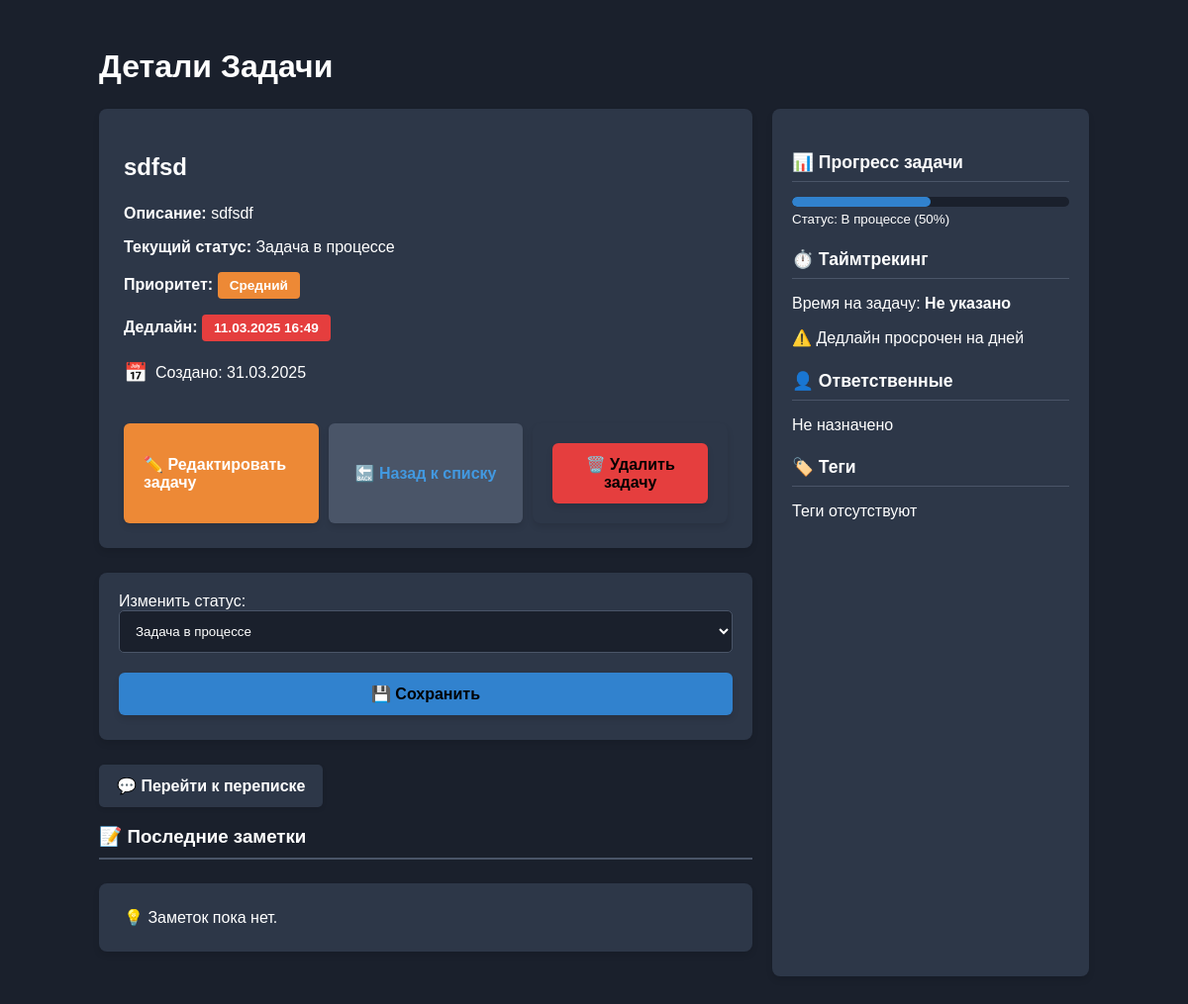
Page /task-details/69/ (signed in) on the committed database.
### crm/models.py (models this page shows, shortened)
class Task(models.Model):
    TASK_CHOICES = [
        ('not_started', 'Задача не начата'),
        ('in_progress', 'Задача в процессе'),
        ('completed', 'Задача завершена'),
        ('on_hold', 'Задача приостановлена'),
        ('blocked', 'Задача заблокирована'),
        ('canceled', 'Задача отменена'),
        ('waiting_for_review', 'Задача ожидает проверки')
    ]
    PRIORITY_CHOICES = [
        ('low', 'Низкий'),
        ('medium', 'Средний'),
        ('high', 'Высокий')
    ]
    name = models.CharField(max_length=100, null=False, blank=False)
    description = models.CharField(max_length=350, null=True, blank=True)
    status = models.CharField(max_length=45, choices=TASK_CHOICES, null=False, blank=False)
    priority = models.CharField(max_length=10, choices=PRIORITY_CHOICES, default='medium')
    deadline = models.DateTimeField(null=True, blank=True)
    created_at = models.DateTimeField(auto_now_add=True)
    owner = models.ForeignKey(settings.AUTH_USER_MODEL, on_delete=models.CASCADE)
    def is_overdue(self):
        return self.deadline and self.deadline < now()

### crm/views.py (the view)
# urls.py: path('task-details/<int:task_id>/', views.task_detail, name='task_detail'),
@login_required
def task_detail(request, task_id):
    task = get_object_or_404(Task, id=task_id, owner=request.user)
    recent_notes = Communication.objects.filter(task=task).order_by('-created_at')
    current_time = now()
    return render(request, 'crm/task_detail.html', {
        'task': task,
        'recent_notes': recent_notes,
        'now': current_time
    })

### crm/templates/crm/task_detail.html (shortened to what this page needs)
{% load static %}
{% block content %}
<div class="container">
    <h1>Детали Задачи</h1>
    <div class="task-layout">
        <div class="main-content">
            <div class='task-detail'>
                <h2>{{ task.name }}</h2>
                <div class="task-info">
                    <p><strong>Описание:</strong> {{ task.description }}</p>
                    <p><strong>Текущий статус:</strong> {{ task.get_status_display }}</p>
                    <p>
                        <strong>Приоритет:</strong>
                        <span class="badge
                                {% if task.priority == 'low' %}bg-success
                                {% elif task.priority == 'medium' %}bg-warning
                                {% elif task.priority == 'high' %}bg-danger
                                {% endif %}">
                                {{ task.get_priority_display }}
                        </span>
                    </p>
                    {% if task.deadline %}
                    <p>
                        <strong>Дедлайн:</strong>
                        <span class="badge
                                {% if task.is_overdue %}bg-danger
                                {% elif task.deadline|date:"U" < now|date:"U"|add:"86400" %}bg-warning
                                {% else %}bg-success
                                {% endif %}">
                                {{ task.deadline|date:"d.m.Y H:i" }}
                        </span>
                    </p>
                    {% else %}
                    <p>💡 Дедлайн не установлен.</p>
                    {% endif %}
                </div>
                <div class="task-meta">
                    <div class="meta-item">
                        <span class="meta-icon">📅</span>
                        <span>Создано: {{ task.created_at|date:"d.m.Y" }}</span>
                    </div>
                </div>
                <div class="buttons-container">
									<div class="buttons-row">
										<a href="{% url 'edit_task' task.id %}" class="btn btn-warning">✏️ Редактировать задачу</a>
										<a href="{% url 'home' %}" class="btn btn-secondary">🔙 Назад к списку</a>
										<form method="POST" action="{% url 'delete_task' task.id %}" onsubmit="return confirm('Вы уверены, что хотите удалить эту задачу?');" class="d-inline">
												<button type="submit" class="btn btn-danger">🗑️ Удалить задачу</button>
										</form>
								</div>
						</div>
        </div>
            <form method="POST" action="{% url 'update_task_status' task.id %}" class="mt-4">
                <label for="status">Изменить статус:</label>
                <select name="status" id="status" class="form-control">
                    {% for value, label in task.TASK_CHOICES %}
                    <option value="{{ value }}" {% if task.status == value %}selected{% endif %}>
                        {{ label }}
                    </option>
                    {% endfor %}
                </select>
                <button type="submit" class="btn btn-primary">💾 Сохранить</button>
            </form>
            <a href="{% url 'task_message' task.id %}" class="message-link">
                💬 Перейти к переписке
            </a>
            <h3 class="heading-with-icon">📝 Последние заметки</h3>
            {% if recent_notes %}
                <ul class="list-group">
                    {% for note in recent_notes %}
                    <li class="list-group-item">
                        <p><strong>Заметка:</strong> {{ note.message }}</p>
                        <p class="note-tag">{{ note.tag }}</p>
                        {% if note.file %}
                        <p><strong>Файл:</strong> <a href="{{ note.file.url }}" download>📎 Скачать</a></p>
                        {% endif %}
                        <p class="text-muted">Создано: {{ note.created_at|date:"d.m.Y H:i" }}</p>
                        <div class="d-flex justify-content-end">
                            <a href="{% url 'edit_communication' note.id %}" class="btn btn-warning btn-sm me-2">✏️ Редактировать</a>
                            <a href="{% url 'delete_communication' note.id %}" class="btn btn-danger btn-sm">🗑️ Удалить</a>
                        </div>
                    </li>
                    {% endfor %}
                </ul>
            {% else %}
                <p class="task-detail">💡 Заметок пока нет.</p>
            {% endif %}
        </div>
        <div class="sidebar">
            <div class="sidebar-info">
                <h4>📊 Прогресс задачи</h4>
                {% if task.status == 'new' %}
                    <div class="progress-container">
                        <div class="progress">
                            <div class="progress-bar" style="width: 10%"></div>
                        </div>
                        <small>Статус: Новая (10%)</small>
                    </div>
                {% elif task.status == 'in_progress' %}
                    <div class="progress-container">
                        <div class="progress">
                            <div class="progress-bar" style="width: 50%"></div>
                        </div>
                        <small>Статус: В процессе (50%)</small>
                    </div>
                {% endif %}
            </div>
            <div class="sidebar-info">
                <h4>⏱️ Таймтрекинг</h4>
                <p>Время на задачу: <strong>{% if task.time_spent %}{{ task.time_spent }} ч.{% else %}Не указано{% endif %}</strong></p>
                {% if task.deadline %}
                    {% if task.is_overdue %}
                        <p>⚠️ Дедлайн просрочен на {{ task.days_overdue }} дней</p>
                    {% else %}
                        <p>✅ До дедлайна осталось {{ task.days_remaining }} дней</p>
                    {% endif %}
                {% endif %}
            </div>
            <div class="sidebar-info">
                <h4>👤 Ответственные</h4>
                {% if task.assigned_to %}
                    <p>{{ task.assigned_to }}</p>
                {% else %}
                    <p>Не назначено</p>
                {% endif %}
            </div>
            <div class="sidebar-info">
                <h4>🏷️ Теги</h4>
                {% if task.tags %}
                    {% for tag in task.tags.all %}
                        <span class="badge bg-secondary">{{ tag.name }}</span>
                    {% endfor %}
                {% else %}
                    <p>Теги отсутствуют</p>
                {% endif %}
            </div>
        </div>
    </div>
</div>
<link rel="stylesheet" href="{% static 'crm/css/detail.css' %}">
{% endblock %}

### crm/static/crm/css/detail.css (style rules this page uses)
h1, h2, h3 { color: #ffffff; margin-bottom: 1.5rem; }
.container { max-width: 1000px; margin: 0 auto; padding: 20px; }
.task-detail { background-color: #2d3748; border-radius: 8px; padding: 25px; margin-bottom: 25px; box-shadow: 0 4px 6px rgba(0, 0, 0, 0.1); }
.task-layout { display: flex; flex-wrap: wrap; gap: 20px; }
.task-layout .main-content { flex: 1; min-width: 300px; }
.task-layout .sidebar { width: 280px; background-color: #2d3748; border-radius: 8px; padding: 20px; box-shadow: 0 4px 6px rgba(0, 0, 0, 0.1); }
.task-info { margin-bottom: 20px; }
.task-info p { margin-bottom: 12px; }
.btn { border-radius: 6px; padding: 12px 20px; font-weight: 600; transition: all 0.3s ease; border: none; display: inline-flex; align-items: center; justify-content: center; gap: 10px; cursor: pointer; font-size: 16px; margin: 5px 0; width: 100%; box-shadow: 0 4px 6px rgba(0, 0, 0, 0.1); }
.btn-primary { background-color: #3182ce; border-color: #3182ce; }
.btn-secondary { background-color: #4a5568; border-color: #4a5568; }
.btn-warning { background-color: #ed8936; border-color: #ed8936; color: white; }
.btn-danger { background-color: #e53e3e; border-color: #e53e3e; }
.buttons-container { display: flex; justify-content: space-between; margin-top: 20px; flex-wrap: wrap; gap: 10px; }
.badge { padding: 6px 12px; border-radius: 4px; font-weight: 600; font-size: 0.85rem; display: inline-block; }
.bg-warning { background-color: #ed8936 !important; }
.bg-danger { background-color: #e53e3e !important; }
form { background-color: #2d3748; border-radius: 8px; padding: 20px; margin-bottom: 25px; box-shadow: 0 4px 6px rgba(0, 0, 0, 0.1); }
.form-control { background-color: #1a202c; border: 1px solid #4a5568; color: #ffffff; padding: 12px; border-radius: 5px; margin-bottom: 15px; width: 100%; }
a { color: #4299e1; text-decoration: none; font-weight: 600; transition: color 0.3s ease; }
.message-link { display: flex; align-items: center; background-color: #2d3748; padding: 12px 18px; border-radius: 5px; margin: 15px 0; color: #ffffff; box-shadow: 0 2px 4px rgba(0, 0, 0, 0.1); gap: 8px; width: fit-content; }
h3.heading-with-icon { border-bottom: 2px solid #4a5568; padding-bottom: 10px; display: flex; align-items: center; gap: 8px; }
.sidebar-info { margin-bottom: 20px; }
.sidebar-info h4 { border-bottom: 1px solid #4a5568; padding-bottom: 8px; margin-bottom: 12px; font-size: 1.1rem; display: flex; align-items: center; gap: 8px; }
.progress-container { margin-top: 15px; }
.progress { height: 10px; background-color: #1a202c; border-radius: 5px; overflow: hidden; margin-bottom: 5px; }
.progress-bar { height: 100%; background-color: #3182ce; border-radius: 5px; }
.task-meta { display: flex; align-items: center; gap: 15px; margin: 20px 0; }
.meta-item { display: flex; align-items: center; gap: 8px; }
.buttons-row { display: flex; gap: 10px; margin-top: 20px; flex-wrap: wrap; }
.buttons-row .btn, .buttons-row form { margin: 0; flex: 1; }
.meta-icon { font-size: 1.2rem; }

### rows in the picture
Task: name "sdfsd", description "sdfsdf", status "Задача в процессе", priority "Средний", deadline "11.03.2025 16:49", created_at "31.03.2025"
